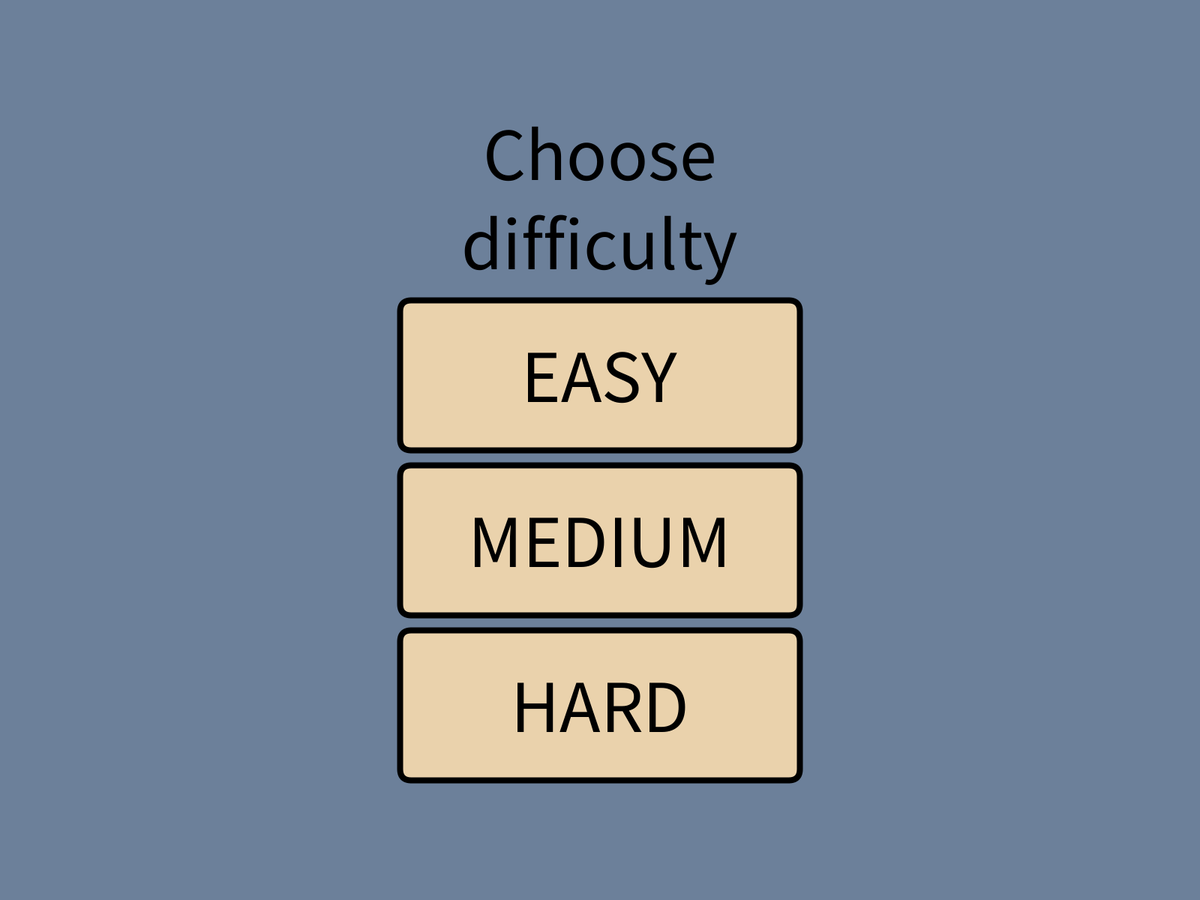
Frame 1 (no input)
Frame 60 (the mouse pressed at the canvas centre just before this capture): identical to frame 1, image omitted
Frame 120 (the mouse held since frame 60 and released just before this capture): identical to frame 1, image omitted

The Processing sketch that drew this single still picture (run headless with seeded random() and noise(); from frame 60 on, the mouse is pressed at the canvas centre):

// Processing sketch: Minesweeper
// ── Minesweeper.pde
int scale; //<>// //<>// //<>//
int bombsCount;
boolean diffChoosed = false;
boolean lost = false;
int difficulty = -1; // 0 = EASY, 1 = MEDIUM, 2 = HARD
int pgSize = -1; // 0 = SMALL, 1 = MEDIUM, 2 = LARGE
boolean won = false;
boolean firstPressed = false;
ArrayList<Spot> spots = new ArrayList<>();

int menu(String upperText, String button0, String button1, String button2) {
  int result = -1;
  background(108, 128, 154);
  strokeWeight(8);
  textAlign(CENTER, BOTTOM);
  fill(0);
  textSize(height/12);
  text(upperText, width/3, height/3 - height/3 - 20, width/3, height/3  );
  for (int i = 0; i < 3; i++) {
    if ( (mouseX > width/3) && (mouseX < 2*width/3) && (mouseY > height/3 + i*height/6 + i*20) && (mouseY < height/3 + (i+1)*height/6 + i*20)) {
      fill(86, 65, 56);
      if ( (mousePressed) && (mouseButton == LEFT) )
        result = i;
    } else
      fill(234, 210, 172);
    rect(width/3, height/3 + i*height/6 + i*20, width/3, height/6, 15);
    fill(0);
    textAlign(CENTER, CENTER);
    switch(i) {
    case 0:
      text(button0, width/3, height/3 + i*height/6 + i*20, width/3, height/6  );
      break;
    case 1:
      text(button1, width/3, height/3 + i*height/6 + i*20, width/3, height/6  );
      break;
    case 2:
      text(button2, width/3, height/3 + i*height/6 + i*20, width/3, height/6  );
      break;
    }
  }
  return result;
}

int gcd(int n1, int n2) {
  if (n2 == 0)
    return n1;
  return gcd(n2, n1 % n2);
}

boolean winCond (ArrayList<Spot> spots) {
  for (Spot spot : spots) {
    if ( ((!spot.revealed) && (!spot.bombed)) || ((spot.revealed) && (spot.bombed)) )
      return false;
  }
  return true;
}

int indexTransform(int i, int j) {
  return i*height/scale + j;
}

int countNeighbors(int i, int j, ArrayList<Spot> spots) {
  int result = 0;
  if (spots.get(indexTransform(i, j)).bombed)
    return -1;
  for (int k = i-1; k < i+2; k++) {
    for (int z = j-1; z < j+2; z++) {
      if ( (k < 0) || (k > width/scale - 1) || (z < 0) || (z > height/scale - 1) )
        continue;
      if (spots.get(indexTransform(k, z)).bombed)
        result += 1;
    }
  }
  return result;
}

void revealZero(int i, int j, ArrayList<Spot> spots) {
  for (int k = i-1; k < i+2; k++) {
    for (int z = j-1; z < j+2; z++) {
      if ( (k < 0) || (k > width/scale - 1) || (z < 0) || (z > height/scale - 1) )
        continue;
      if ( (spots.get(indexTransform(k, z)).neighbors > -1) && (!spots.get(indexTransform(k, z)).revealed) ) {
        spots.get(indexTransform(k, z)).revealed = true;
        if (spots.get(indexTransform(k, z)).neighbors == 0)
          revealZero(k, z, spots);
      }
    }
  }
}

void setup() {
  fullScreen();
  frameRate(60);
}

void draw() {
  if (difficulty == -1)
    difficulty = menu("Choose difficulty", "EASY", "MEDIUM", "HARD");
  else if (pgSize == -1 && diffChoosed) {
    pgSize = menu("Choose playground size", "SMALL", "MEDIUM", "LARGE");
    if (pgSize > -1) {
      switch (pgSize)
      {
      case 0:
        scale = gcd(int(width), int(height));
        break;
      case 1:
        scale = gcd(int(width), int(height)) / 2;
        break;
      case 2:
        scale = gcd(int(width), int(height)) / 4;
      }
      for (int i = 0; i < width/scale; i++) {
        for (int j = 0; j < height/scale; j++) {
          spots.add(new Spot(i, j, false));
        }
      }
      switch (difficulty) {
      case 0:
        bombsCount = width/scale*height/scale/10;
        break;
      case 1:
        bombsCount = round(width/scale*height/scale/7.5);
        break;
      case 2:
        bombsCount = width/scale*height/scale/5;
        break;
      }
    }
  } else {
    for (Spot spot : spots) {
      spot.show();
    }
    if (won) {
      fill(255, 0, 0);
      textAlign(CENTER, CENTER);
      textSize(height*0.2);
      text("YOU WON", width*0.5, height*0.5 - scale*0.5);
    }
    if (lost) {
      fill(255, 0, 0);
      textSize(height*0.2);
      text("YOU LOST", width*0.5, height*0.5 - scale*0.5);
    }
  }
}

void mousePressed() {
  if (pgSize > -1) {
    if ( (mouseButton == LEFT) && (!spots.get(indexTransform(mouseX / scale, mouseY / scale)).marked) ) {
      if (!firstPressed) {
        firstPressed = true;
        while (bombsCount > 0) {
          int i = floor(random(0, width/scale));
          int j = floor(random(0, height/scale));
          if ( (!spots.get(indexTransform(i, j)).bombed) && (i != mouseX / scale) && (j != mouseY / scale) ) {
            spots.get(indexTransform(i, j)).bombed = true;
            bombsCount -= 1;
          }
        }
        for (Spot spot : spots) {
          spot.neighbors = countNeighbors(spot.i, spot.j, spots);
        }
      }
      spots.get(indexTransform(mouseX / scale, mouseY / scale)).revealed = true;
      if (spots.get(indexTransform(mouseX / scale, mouseY / scale)).neighbors == 0)
        revealZero(spots.get(indexTransform(mouseX / scale, mouseY / scale)).i, spots.get(indexTransform(mouseX / scale, mouseY / scale)).j, spots);
      else if (spots.get(indexTransform(mouseX / scale, mouseY / scale)).bombed) {
        for (Spot spot : spots) {
          spot.revealed = true;
        }
        lost = true;
      }
      if (winCond(spots)) {
        for (Spot spot : spots) {
          spot.revealed = true;
        }
        won = true;
      }
    } else if (mouseButton == RIGHT) {
      if (!spots.get(indexTransform(mouseX / scale, mouseY / scale)).revealed)
        spots.get(indexTransform(mouseX / scale, mouseY / scale)).marked = !spots.get(indexTransform(mouseX / scale, mouseY / scale)).marked;
    }
  }
}

void mouseReleased() {
  if (difficulty > -1)
    diffChoosed = true;
}

// ── Spot.pde
class Spot {
  int i;
  int j;
  int neighbors;
  boolean bombed;
  boolean revealed;
  boolean marked;

  Spot (int i, int j, boolean bombed) {
    this.i = i;
    this.j = j;
    this.bombed = bombed;
    this.revealed = false;
    this.marked = false;
  }


  void show() {
    stroke(0);
    strokeWeight(2);
    if (this.revealed) {
      fill(255);
      rect(i*scale, j*scale, scale, scale);
      if (this.bombed) {
        fill(0);
        circle(i*scale + scale/2, j*scale + scale/2, scale/2);
      } else if (this.neighbors > 0) {
        fill(0);
        textAlign(CENTER, CENTER);
        textSize(scale);
        text(neighbors, (i+0.5)*scale, (j+0.35)*scale);
      }
    } else {
      fill(211);
      rect(i*scale, j*scale, scale, scale);
      if (this.marked) {
        fill(255, 0, 0);
        triangle((i+0.1)*scale, (j+0.1)*scale, (i+0.1)*scale, (j+0.9)*scale, (i+0.9)*scale, (j+0.5)*scale);
      }
    }
  }
}
